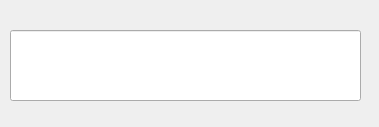
<?xml version="1.0" encoding="UTF-8"?>
<ui version="4.0">
 <class>MainWindow</class>
 <widget class="QMainWindow" name="MainWindow">
  <property name="geometry">
   <rect>
    <x>0</x>
    <y>0</y>
    <width>379</width>
    <height>127</height>
   </rect>
  </property>
  <property name="windowTitle">
   <string>PopUp</string>
  </property>
  <widget class="QWidget" name="centralwidget">
   <widget class="QLineEdit" name="le_aviso">
    <property name="enabled">
     <bool>true</bool>
    </property>
    <property name="geometry">
     <rect>
      <x>10</x>
      <y>30</y>
      <width>351</width>
      <height>71</height>
     </rect>
    </property>
    <property name="font">
     <font>
      <pointsize>10</pointsize>
      <weight>75</weight>
      <bold>true</bold>
     </font>
    </property>
    <property name="alignment">
     <set>Qt::AlignCenter</set>
    </property>
    <property name="readOnly">
     <bool>true</bool>
    </property>
   </widget>
  </widget>
 </widget>
 <resources/>
 <connections/>
</ui>
